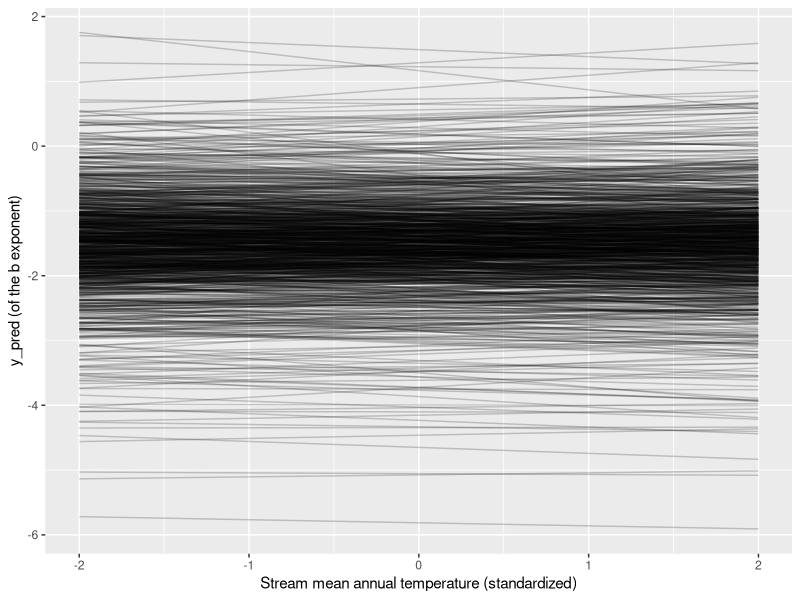

Write R code to recreate this figure.
library(tidyverse)

# prior predictive
N = 1000
prior_sim <- tibble(beta = rnorm(N, 0, 0.1),
                    sigma_year = abs(rnorm(N, 0, 0.1)),
                    sigma_site = abs(rnorm(N, 0, 0.1)),
                    alpha_year_raw = rnorm(N, 0, 5),
                    alpha_site_raw = rnorm(N, 0, 5),
                    a = rnorm(N, -1.5, 0.2),
                    .draw = 1:N) %>% 
  mutate(intercept = a + sigma_year*alpha_year_raw + sigma_site*alpha_site_raw) %>% 
  expand_grid(mat_s = seq(-2, 2, length.out = 20)) %>% 
  mutate(y_pred = intercept + beta*mat_s)

prior_sim %>% 
  ggplot(aes(x = mat_s, y = y_pred, group = .draw)) + 
  geom_line(alpha = 0.2) + 
  labs(y = "y_pred (of the b exponent)",
       x = "Stream mean annual temperature (standardized)")


